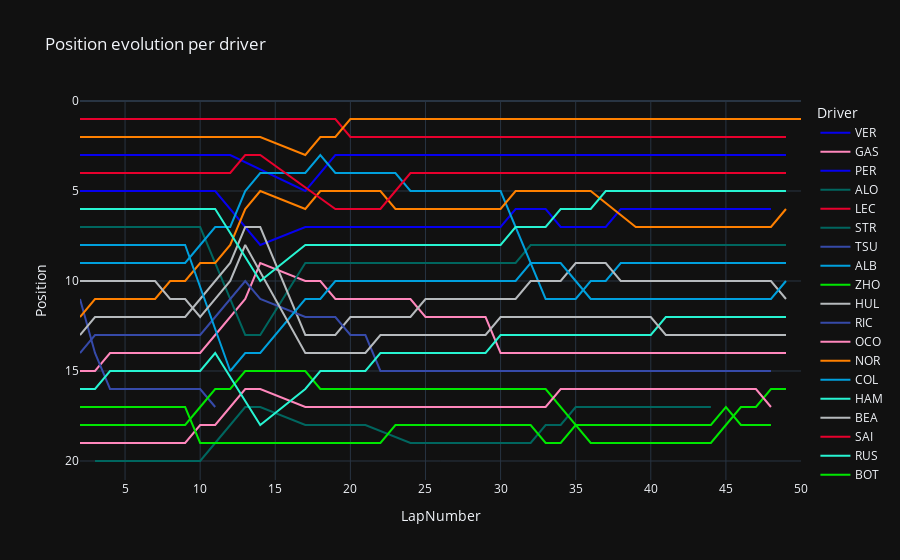

Notebook code for this chart:
### Code cell
# position evolution per driver per lap (reverse y-axis)
fig = px.line(driver_laps, x="LapNumber", y="Position", color="Driver", title="Position evolution per driver", template="plotly_dark", color_discrete_map=colors)
fig.update_yaxes(autorange="reversed")
fig

### Figure 1 — Plotly figure (JSON) as saved in the notebook; plotly's stock layout.template omitted (floating-point values rounded to 4 significant figures)
{"data": [{"hovertemplate": "Driver=VER<br>LapNumber=%{x}<br>Position=%{y}<extra></extra>", "legendgroup": "VER", "line": {"color": "#0600ef", "dash": "solid"}, "marker": {"symbol": "circle"}, "mode": "lines", "name": "VER", "orientation": "v", "showlegend": true, "type": "scatter", "x": [2, 3, 4, 5, 6, 7, 8, 9, 10, 11, 14, 17, 18, 19, 20, 21, 22, 23, 24, 25, 26, 27, 28, 29, 30, 31, 32, 33, 34, 35, 36, 37, 38, 39, 40, 41, 42, 43, 44, 45, 46, 47, 48], "xaxis": "x", "y": [5, 5, 5, 5, 5, 5, 5, 5, 5, 5, 8, 7, 7, 7, 7, 7, 7, 7, 7, 7, 7, 7, 7, 7, 7, 6, 6, 6, 7, 7, 7, 7, 6, 6, 6, 6, 6, 6, 6, 6, 6, 6, 6], "yaxis": "y"}, {"hovertemplate": "Driver=GAS<br>LapNumber=%{x}<br>Position=%{y}<extra></extra>", "legendgroup": "GAS", "line": {"color": "#ff87bc", "dash": "solid"}, "marker": {"symbol": "circle"}, "mode": "lines", "name": "GAS", "orientation": "v", "showlegend": true, "type": "scatter", "x": [2, 3, 4, 5, 6, 7, 8, 9, 10, 11, 12, 13, 14, 17, 18, 19, 20, 21, 22, 23, 24, 25, 26, 27, 28, 29, 30, 31, 32, 33, 34, 35, 36, 37, 38, 39, 40, 41, 42, 43, 44, 45, 46, 47, 48, 49], "xaxis": "x", "y": [15, 15, 14, 14, 14, 14, 14, 14, 14, 13, 12, 11, 9, 10, 10, 11, 11, 11, 11, 11, 11, 12, 12, 12, 12, 12, 14, 14, 14, 14, 14, 14, 14, 14, 14, 14, 14, 14, 14, 14, 14, 14, 14, 14, 14, 14], "yaxis": "y"}, {"hovertemplate": "Driver=PER<br>LapNumber=%{x}<br>Position=%{y}<extra></extra>", "legendgroup": "PER", "line": {"color": "#0600ef", "dash": "solid"}, "marker": {"symbol": "circle"}, "mode": "lines", "name": "PER", "orientation": "v", "showlegend": true, "type": "scatter", "x": [2, 3, 4, 5, 6, 7, 8, 9, 10, 11, 12, 17, 18, 19, 20, 21, 22, 23, 24, 25, 26, 27, 28, 29, 30, 31, 32, 33, 34, 35, 36, 37, 38, 39, 40, 41, 42, 43, 44, 45, 46, 47, 48, 49], "xaxis": "x", "y": [3, 3, 3, 3, 3, 3, 3, 3, 3, 3, 3, 5, 4, 3, 3, 3, 3, 3, 3, 3, 3, 3, 3, 3, 3, 3, 3, 3, 3, 3, 3, 3, 3, 3, 3, 3, 3, 3, 3, 3, 3, 3, 3, 3], "yaxis": "y"}, {"hovertemplate": "Driver=ALO<br>LapNumber=%{x}<br>Position=%{y}<extra></extra>", "legendgroup": "ALO", "line": {"color": "#00665f", "dash": "solid"}, "marker": {"symbol": "circle"}, "mode": "lines", "name": "ALO", "orientation": "v", "showlegend": true, "type": "scatter", "x": [2, 3, 4, 5, 6, 7, 8, 9, 10, 13, 14, 17, 18, 19, 20, 21, 22, 23, 24, 25, 26, 27, 28, 29, 30, 31, 32, 33, 34, 35, 36, 37, 38, 39, 40, 41, 42, 43, 44, 45, 46, 47, 48, 49], "xaxis": "x", "y": [7, 7, 7, 7, 7, 7, 7, 7, 7, 13, 13, 9, 9, 9, 9, 9, 9, 9, 9, 9, 9, 9, 9, 9, 9, 9, 8, 8, 8, 8, 8, 8, 8, 8, 8, 8, 8, 8, 8, 8, 8, 8, 8, 8], "yaxis": "y"}, {"hovertemplate": "Driver=LEC<br>LapNumber=%{x}<br>Position=%{y}<extra></extra>", "legendgroup": "LEC", "line": {"color": "#e8002d", "dash": "solid"}, "marker": {"symbol": "circle"}, "mode": "lines", "name": "LEC", "orientation": "v", "showlegend": true, "type": "scatter", "x": [2, 3, 4, 5, 6, 7, 8, 9, 10, 11, 12, 13, 14, 18, 19, 20, 21, 22, 23, 24, 25, 26, 27, 28, 29, 30, 31, 32, 33, 34, 35, 36, 37, 38, 39, 40, 41, 42, 43, 44, 45, 46, 47, 48, 49], "xaxis": "x", "y": [1, 1, 1, 1, 1, 1, 1, 1, 1, 1, 1, 1, 1, 1, 1, 2, 2, 2, 2, 2, 2, 2, 2, 2, 2, 2, 2, 2, 2, 2, 2, 2, 2, 2, 2, 2, 2, 2, 2, 2, 2, 2, 2, 2, 2], "yaxis": "y"}, {"hovertemplate": "Driver=STR<br>LapNumber=%{x}<br>Position=%{y}<extra></extra>", "legendgroup": "STR", "line": {"color": "#00665f", "dash": "solid"}, "marker": {"symbol": "circle"}, "mode": "lines", "name": "STR", "orientation": "v", "showlegend": true, "type": "scatter", "x": [3, 4, 5, 6, 7, 8, 9, 10, 11, 12, 13, 14, 17, 18, 19, 20, 21, 24, 25, 26, 27, 28, 29, 30, 31, 32, 33, 34, 35, 36, 37, 38, 39, 40, 41, 42, 43, 44], "xaxis": "x", "y": [20, 20, 20, 20, 20, 20, 20, 20, 19, 18, 17, 17, 18, 18, 18, 18, 18, 19, 19, 19, 19, 19, 19, 19, 19, 19, 18, 18, 17, 17, 17, 17, 17, 17, 17, 17, 17, 17], "yaxis": "y"}, {"hovertemplate": "Driver=TSU<br>LapNumber=%{x}<br>Position=%{y}<extra></extra>", "legendgroup": "TSU", "line": {"color": "#364aa9", "dash": "solid"}, "marker": {"symbol": "circle"}, "mode": "lines", "name": "TSU", "orientation": "v", "showlegend": true, "type": "scatter", "x": [2, 3, 4, 5, 6, 7, 8, 9, 10, 11], "xaxis": "x", "y": [11, 14, 16, 16, 16, 16, 16, 16, 16, 17], "yaxis": "y"}, {"hovertemplate": "Driver=ALB<br>LapNumber=%{x}<br>Position=%{y}<extra></extra>", "legendgroup": "ALB", "line": {"color": "#00a0dd", "dash": "solid"}, "marker": {"symbol": "circle"}, "mode": "lines", "name": "ALB", "orientation": "v", "showlegend": true, "type": "scatter", "x": [2, 3, 4, 5, 6, 7, 8, 9, 10, 11, 12, 13, 14, 17, 18, 19, 20, 21, 22, 23, 24, 25, 26, 27, 28, 29, 30, 33, 34, 35, 36, 37, 38, 39, 40, 41, 42, 43, 44, 45, 46, 47, 48, 49], "xaxis": "x", "y": [9, 9, 9, 9, 9, 9, 9, 9, 8, 7, 7, 5, 4, 4, 3, 4, 4, 4, 4, 4, 5, 5, 5, 5, 5, 5, 5, 11, 11, 11, 10, 10, 9, 9, 9, 9, 9, 9, 9, 9, 9, 9, 9, 9], "yaxis": "y"}, {"hovertemplate": "Driver=ZHO<br>LapNumber=%{x}<br>Position=%{y}<extra></extra>", "legendgroup": "ZHO", "line": {"color": "#00e700", "dash": "solid"}, "marker": {"symbol": "circle"}, "mode": "lines", "name": "ZHO", "orientation": "v", "showlegend": true, "type": "scatter", "x": [2, 3, 4, 5, 6, 7, 8, 9, 10, 11, 12, 13, 14, 17, 18, 19, 20, 21, 22, 23, 24, 25, 26, 27, 28, 29, 30, 31, 32, 33, 36, 37, 38, 39, 40, 41, 42, 43, 44, 45, 46, 47, 48, 49], "xaxis": "x", "y": [18, 18, 18, 18, 18, 18, 18, 18, 17, 16, 16, 15, 15, 15, 16, 16, 16, 16, 16, 16, 16, 16, 16, 16, 16, 16, 16, 16, 16, 16, 19, 19, 19, 19, 19, 19, 19, 19, 19, 18, 17, 17, 16, 16], "yaxis": "y"}, {"hovertemplate": "Driver=HUL<br>LapNumber=%{x}<br>Position=%{y}<extra></extra>", "legendgroup": "HUL", "line": {"color": "#b6babd", "dash": "solid"}, "marker": {"symbol": "circle"}, "mode": "lines", "name": "HUL", "orientation": "v", "showlegend": true, "type": "scatter", "x": [2, 3, 4, 5, 6, 7, 8, 9, 10, 11, 12, 13, 14, 17, 18, 19, 20, 21, 22, 23, 24, 25, 26, 27, 28, 29, 30, 31, 32, 33, 34, 35, 36, 37, 38, 39, 40, 41, 42, 43, 44, 45, 46, 47, 48, 49], "xaxis": "x", "y": [13, 12, 12, 12, 12, 12, 12, 12, 11, 10, 9, 7, 7, 13, 13, 13, 12, 12, 12, 12, 12, 11, 11, 11, 11, 11, 11, 11, 10, 10, 10, 9, 9, 9, 10, 10, 10, 10, 10, 10, 10, 10, 10, 10, 10, 11], "yaxis": "y"}, {"hovertemplate": "Driver=RIC<br>LapNumber=%{x}<br>Position=%{y}<extra></extra>", "legendgroup": "RIC", "line": {"color": "#364aa9", "dash": "solid"}, "marker": {"symbol": "circle"}, "mode": "lines", "name": "RIC", "orientation": "v", "showlegend": true, "type": "scatter", "x": [2, 3, 4, 5, 6, 7, 8, 9, 10, 11, 12, 13, 14, 17, 18, 19, 20, 21, 22, 23, 24, 25, 26, 27, 28, 29, 30, 31, 32, 33, 34, 35, 36, 37, 38, 39, 40, 41, 42, 43, 44, 45, 46, 47, 48], "xaxis": "x", "y": [14, 13, 13, 13, 13, 13, 13, 13, 13, 12, 11, 10, 11, 12, 12, 12, 13, 13, 15, 15, 15, 15, 15, 15, 15, 15, 15, 15, 15, 15, 15, 15, 15, 15, 15, 15, 15, 15, 15, 15, 15, 15, 15, 15, 15], "yaxis": "y"}, {"hovertemplate": "Driver=OCO<br>LapNumber=%{x}<br>Position=%{y}<extra></extra>", "legendgroup": "OCO", "line": {"color": "#ff87bc", "dash": "solid"}, "marker": {"symbol": "circle"}, "mode": "lines", "name": "OCO", "orientation": "v", "showlegend": true, "type": "scatter", "x": [2, 3, 4, 5, 6, 7, 8, 9, 10, 11, 12, 13, 14, 17, 18, 19, 20, 21, 22, 23, 24, 25, 26, 27, 28, 29, 30, 31, 32, 33, 34, 35, 36, 37, 38, 39, 40, 41, 42, 43, 44, 45, 46, 47, 48], "xaxis": "x", "y": [19, 19, 19, 19, 19, 19, 19, 19, 18, 18, 17, 16, 16, 17, 17, 17, 17, 17, 17, 17, 17, 17, 17, 17, 17, 17, 17, 17, 17, 17, 16, 16, 16, 16, 16, 16, 16, 16, 16, 16, 16, 16, 16, 16, 17], "yaxis": "y"}, {"hovertemplate": "Driver=NOR<br>LapNumber=%{x}<br>Position=%{y}<extra></extra>", "legendgroup": "NOR", "line": {"color": "#ff8000", "dash": "solid"}, "marker": {"symbol": "circle"}, "mode": "lines", "name": "NOR", "orientation": "v", "showlegend": true, "type": "scatter", "x": [2, 3, 4, 5, 6, 7, 8, 9, 10, 11, 12, 13, 14, 17, 18, 19, 20, 21, 22, 23, 24, 25, 26, 27, 28, 29, 30, 31, 32, 33, 34, 35, 36, 39, 40, 41, 42, 43, 44, 45, 46, 47, 48, 49], "xaxis": "x", "y": [12, 11, 11, 11, 11, 11, 10, 10, 9, 9, 8, 6, 5, 6, 5, 5, 5, 5, 5, 6, 6, 6, 6, 6, 6, 6, 6, 5, 5, 5, 5, 5, 5, 7, 7, 7, 7, 7, 7, 7, 7, 7, 7, 6], "yaxis": "y"}, {"hovertemplate": "Driver=COL<br>LapNumber=%{x}<br>Position=%{y}<extra></extra>", "legendgroup": "COL", "line": {"color": "#00a0dd", "dash": "solid"}, "marker": {"symbol": "circle"}, "mode": "lines", "name": "COL", "orientation": "v", "showlegend": true, "type": "scatter", "x": [2, 3, 4, 5, 6, 7, 8, 9, 12, 13, 14, 17, 18, 19, 20, 21, 22, 23, 24, 25, 26, 27, 28, 29, 30, 31, 32, 33, 34, 35, 36, 37, 38, 39, 40, 41, 42, 43, 44, 45, 46, 47, 48, 49], "xaxis": "x", "y": [8, 8, 8, 8, 8, 8, 8, 8, 15, 14, 14, 11, 11, 10, 10, 10, 10, 10, 10, 10, 10, 10, 10, 10, 10, 10, 9, 9, 9, 10, 11, 11, 11, 11, 11, 11, 11, 11, 11, 11, 11, 11, 11, 10], "yaxis": "y"}, {"hovertemplate": "Driver=HAM<br>LapNumber=%{x}<br>Position=%{y}<extra></extra>", "legendgroup": "HAM", "line": {"color": "#27f4d2", "dash": "solid"}, "marker": {"symbol": "circle"}, "mode": "lines", "name": "HAM", "orientation": "v", "showlegend": true, "type": "scatter", "x": [2, 3, 4, 5, 6, 7, 8, 9, 10, 11, 14, 17, 18, 19, 20, 21, 22, 23, 24, 25, 26, 27, 28, 29, 30, 31, 32, 33, 34, 35, 36, 37, 38, 39, 40, 41, 42, 43, 44, 45, 46, 47, 48, 49], "xaxis": "x", "y": [16, 16, 15, 15, 15, 15, 15, 15, 15, 14, 18, 16, 15, 15, 15, 15, 14, 14, 14, 14, 14, 14, 14, 14, 13, 13, 13, 13, 13, 13, 13, 13, 13, 13, 13, 12, 12, 12, 12, 12, 12, 12, 12, 12], "yaxis": "y"}, {"hovertemplate": "Driver=BEA<br>LapNumber=%{x}<br>Position=%{y}<extra></extra>", "legendgroup": "BEA", "line": {"color": "#b6babd", "dash": "solid"}, "marker": {"symbol": "circle"}, "mode": "lines", "name": "BEA", "orientation": "v", "showlegend": true, "type": "scatter", "x": [2, 3, 4, 5, 6, 7, 8, 9, 10, 11, 12, 13, 17, 18, 19, 20, 21, 22, 23, 24, 25, 26, 27, 28, 29, 30, 31, 32, 33, 34, 35, 36, 37, 38, 39, 40, 41, 42, 43, 44, 45, 46, 47, 48, 49], "xaxis": "x", "y": [10, 10, 10, 10, 10, 10, 11, 11, 12, 11, 10, 8, 14, 14, 14, 14, 14, 13, 13, 13, 13, 13, 13, 13, 13, 12, 12, 12, 12, 12, 12, 12, 12, 12, 12, 12, 13, 13, 13, 13, 13, 13, 13, 13, 13], "yaxis": "y"}, {"hovertemplate": "Driver=SAI<br>LapNumber=%{x}<br>Position=%{y}<extra></extra>", "legendgroup": "SAI", "line": {"color": "#e8002d", "dash": "solid"}, "marker": {"symbol": "circle"}, "mode": "lines", "name": "SAI", "orientation": "v", "showlegend": true, "type": "scatter", "x": [2, 3, 4, 5, 6, 7, 8, 9, 10, 11, 12, 13, 14, 19, 20, 21, 22, 23, 24, 25, 26, 27, 28, 29, 30, 31, 32, 33, 34, 35, 36, 37, 38, 39, 40, 41, 42, 43, 44, 45, 46, 47, 48, 49], "xaxis": "x", "y": [4, 4, 4, 4, 4, 4, 4, 4, 4, 4, 4, 3, 3, 6, 6, 6, 6, 5, 4, 4, 4, 4, 4, 4, 4, 4, 4, 4, 4, 4, 4, 4, 4, 4, 4, 4, 4, 4, 4, 4, 4, 4, 4, 4], "yaxis": "y"}, {"hovertemplate": "Driver=RUS<br>LapNumber=%{x}<br>Position=%{y}<extra></extra>", "legendgroup": "RUS", "line": {"color": "#27f4d2", "dash": "solid"}, "marker": {"symbol": "circle"}, "mode": "lines", "name": "RUS", "orientation": "v", "showlegend": true, "type": "scatter", "x": [2, 3, 4, 5, 6, 7, 8, 9, 10, 11, 14, 17, 18, 19, 20, 21, 22, 23, 24, 25, 26, 27, 28, 29, 30, 31, 32, 33, 34, 35, 36, 37, 38, 39, 40, 41, 42, 43, 44, 45, 46, 47, 48, 49], "xaxis": "x", "y": [6, 6, 6, 6, 6, 6, 6, 6, 6, 6, 10, 8, 8, 8, 8, 8, 8, 8, 8, 8, 8, 8, 8, 8, 8, 7, 7, 7, 6, 6, 6, 5, 5, 5, 5, 5, 5, 5, 5, 5, 5, 5, 5, 5], "yaxis": "y"}, {"hovertemplate": "Driver=BOT<br>LapNumber=%{x}<br>Position=%{y}<extra></extra>", "legendgroup": "BOT", "line": {"color": "#00e700", "dash": "solid"}, "marker": {"symbol": "circle"}, "mode": "lines", "name": "BOT", "orientation": "v", "showlegend": true, "type": "scatter", "x": [2, 3, 4, 5, 6, 7, 8, 9, 10, 13, 14, 17, 18, 19, 20, 21, 22, 23, 24, 25, 26, 27, 28, 29, 30, 31, 32, 33, 34, 35, 36, 37, 38, 39, 40, 41, 42, 43, 44, 45, 46, 47, 48], "xaxis": "x", "y": [17, 17, 17, 17, 17, 17, 17, 17, 19, 19, 19, 19, 19, 19, 19, 19, 19, 18, 18, 18, 18, 18, 18, 18, 18, 18, 18, 19, 19, 18, 18, 18, 18, 18, 18, 18, 18, 18, 18, 17, 18, 18, 18], "yaxis": "y"}, {"hovertemplate": "Driver=PIA<br>LapNumber=%{x}<br>Position=%{y}<extra></extra>", "legendgroup": "PIA", "line": {"color": "#ff8000", "dash": "solid"}, "marker": {"symbol": "circle"}, "mode": "lines", "name": "PIA", "orientation": "v", "showlegend": true, "type": "scatter", "x": [2, 3, 4, 5, 6, 7, 8, 9, 10, 11, 12, 13, 14, 17, 18, 19, 20, 21, 22, 23, 24, 25, 26, 27, 28, 29, 30, 31, 32, 33, 34, 35, 36, 37, 38, 39, 40, 41, 42, 43, 44, 45, 46, 47, 48, 49, 50], "xaxis": "x", "y": [2, 2, 2, 2, 2, 2, 2, 2, 2, 2, 2, 2, 2, 3, 2, 2, 1, 1, 1, 1, 1, 1, 1, 1, 1, 1, 1, 1, 1, 1, 1, 1, 1, 1, 1, 1, 1, 1, 1, 1, 1, 1, 1, 1, 1, 1, 1], "yaxis": "y"}], "layout": {"legend": {"title": {"text": "Driver"}, "tracegroupgap": 0}, "title": {"text": "Position evolution per driver"}, "xaxis": {"anchor": "y", "domain": [0, 1], "title": {"text": "LapNumber"}}, "yaxis": {"anchor": "x", "autorange": "reversed", "domain": [0, 1], "title": {"text": "Position"}}}}
